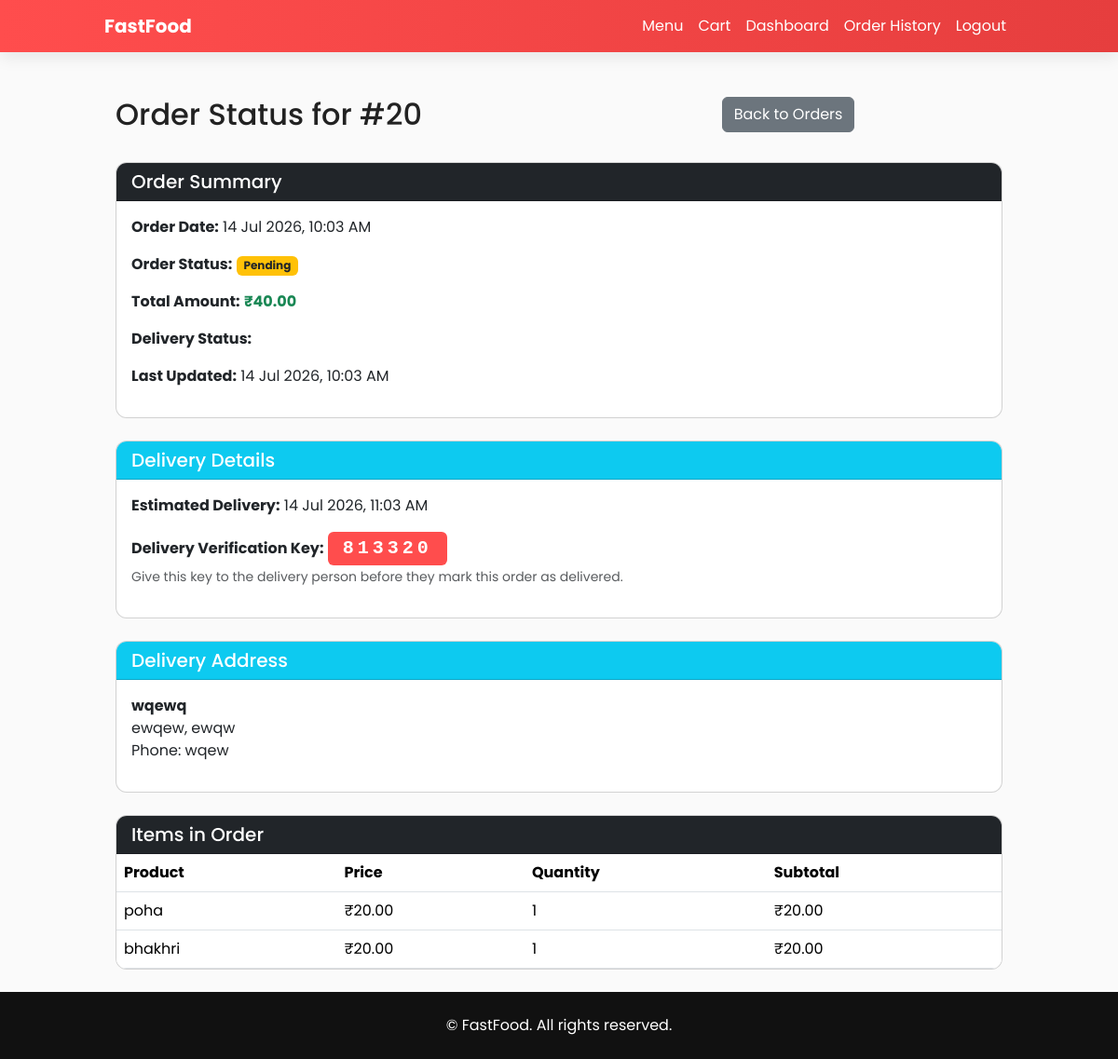
Before: /order-status/20/ (signed in) with the older database file.
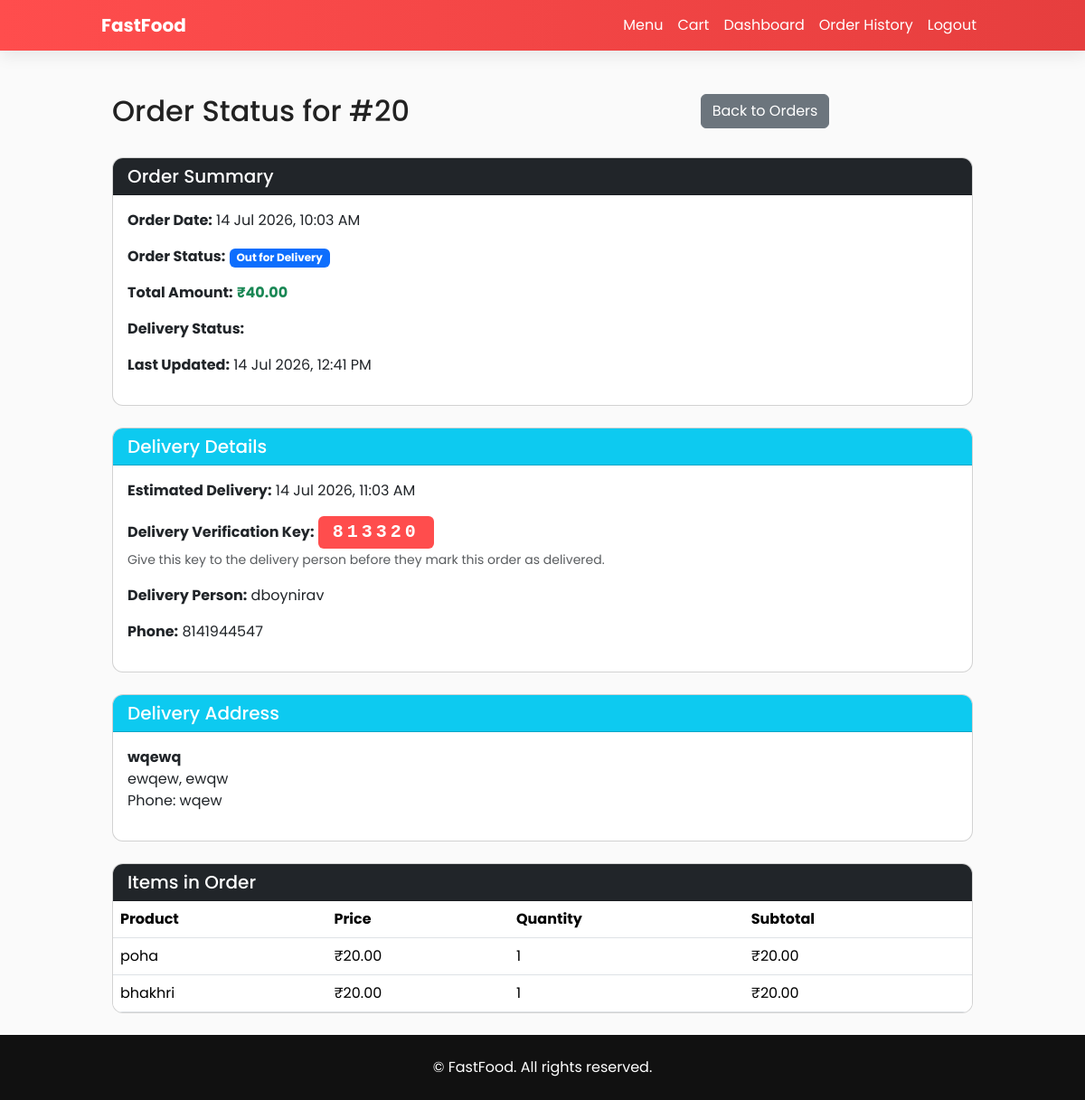
After: the same page with the newer database file.
### food_app/models.py (models this page shows, shortened)
class Order(models.Model):
    user = models.ForeignKey(User, on_delete=models.CASCADE)
    cart = models.ForeignKey(Cart, on_delete=models.SET_NULL, null=True, blank=True)
    total = models.DecimalField(max_digits=10, decimal_places=2)
    created_at = models.DateTimeField(default=timezone.now)
    status = models.CharField(max_length=20, default="Pending")
    delivery_address = models.ForeignKey(DeliveryAddress, on_delete=models.SET_NULL, null=True, blank=True)

class Delivery(models.Model):
    STATUS_CHOICES = [
        ('pending', 'Pending Assignment'),
        ('assigned', 'Assigned'),
        ('picked_up', 'Picked Up'),
        ('in_transit', 'In Transit'),
        ('delivered', 'Delivered'),
        ('cancelled', 'Cancelled'),
    ]
    order = models.OneToOneField(Order, on_delete=models.CASCADE, related_name="delivery")
    delivery_person = models.ForeignKey(DeliveryPerson, on_delete=models.SET_NULL, null=True, blank=True, related_name="deliveries")
    status = models.CharField(max_length=20, choices=STATUS_CHOICES, default='pending')
    estimated_delivery_time = models.DateTimeField(blank=True, null=True)
    actual_delivery_time = models.DateTimeField(blank=True, null=True)
    delivery_code = models.CharField(max_length=10, default="", blank=True)
    created_at = models.DateTimeField(default=timezone.now)
    updated_at = models.DateTimeField(auto_now=True)
    class Meta:
        verbose_name_plural = "Deliveries"

class DeliveryAddress(models.Model):
    user = models.ForeignKey(User, on_delete=models.CASCADE, related_name="delivery_addresses")
    street_address = models.CharField(max_length=255)
    city = models.CharField(max_length=100)
    postal_code = models.CharField(max_length=20)
    phone = models.CharField(max_length=20)
    latitude = models.FloatField(blank=True, null=True)
    longitude = models.FloatField(blank=True, null=True)
    is_default = models.BooleanField(default=False)
    created_at = models.DateTimeField(default=timezone.now)
    class Meta:
        verbose_name_plural = "Delivery Addresses"

class DeliveryPerson(models.Model):
    STATUS_CHOICES = [
        ('available', 'Available'),
        ('busy', 'Busy'),
        ('offline', 'Offline'),
    ]
    user = models.OneToOneField(User, on_delete=models.CASCADE, related_name="delivery_person")
    phone = models.CharField(max_length=20)
    vehicle_info = models.CharField(max_length=255, blank=True)
    status = models.CharField(max_length=20, choices=STATUS_CHOICES, default='available')
    current_latitude = models.FloatField(blank=True, null=True)
    current_longitude = models.FloatField(blank=True, null=True)
    total_deliveries = models.PositiveIntegerField(default=0)

### food_app/views.py (the view)
# urls.py: path("order-status/<int:order_id>/", views.order_status, name="order_status"),
@login_required(login_url="login")
def order_status(request, order_id):
    redirect_response = redirect_for_role(request)
    if redirect_response:
        return redirect_response
    order = get_object_or_404(Order, id=order_id, user=request.user)
    delivery = getattr(order, 'delivery', None)
    order_items = order.items.all()
    return render(request, "food_app/order_status.html", {
        "order": order,
        "delivery": delivery,
        "order_items": order_items,
    })

### food_app/models.py (called while the page is built)
    @property
    def subtotal(self):
        return self.quantity * self.price

### food_app/views.py (called while the page is built)
def get_user_role(user):
    try:
        return user.userprofile.role
    except UserProfile.DoesNotExist:
        return "customer"

def redirect_for_role(request):
    if request.user.is_authenticated:
        role = get_user_role(request.user)
        if role == "admin":
            messages.info(request, "Admin staff use the admin dashboard.")
            return redirect("admin_dashboard")
        if role == "delivery":
            messages.info(request, "Delivery staff use the delivery dashboard.")
            return redirect("delivery_dashboard")
    return None

### food_app/templates/food_app/order_status.html (shortened to what the changed rows need)
{% extends 'food_app/base.html' %}
{% block content %}
<div class="container mt-5">
    <div class="row mb-4">
        <div class="col-md-8">
            <h2>Order Status for #{{ order.id }}</h2>
        </div>
    </div>
    <div class="card mb-4">
        <div class="card-body">
            <p><strong>Order Date:</strong> {{ order.created_at|date:"d M Y, h:i A" }}</p>
            <p><strong>Order Status:</strong> <span class="badge {% if order.status == 'Delivered' %}bg-success{% elif order.status == 'Cancelled' %}bg-danger{% elif order.status == 'Out for Delivery' %}bg-primary{% elif order.status == 'Assigned' %}bg-info text-dark{% else %}bg-warning text-dark{% endif %}">{{ order.status }}</span></p>
            <p><strong>Total Amount:</strong> <strong class="text-success">₹{{ order.total }}</strong></p>
            {% if order.delivery %}
                <p><strong>Delivery Status:</strong> <span class="badge badge-{% if order.delivery.status == 'delivered' %}success{% elif order.delivery.status == 'cancelled' %}danger{% else %}warning{% endif %}">{{ order.delivery.get_status_display }}</span></p>
                <p><strong>Last Updated:</strong> {{ order.delivery.updated_at|date:"d M Y, h:i A" }}</p>
            {% endif %}
        </div>
    </div>
    {% if delivery %}
    <div class="card mb-4">
        <div class="card-body">
            {% if delivery.estimated_delivery_time %}
            <p><strong>Estimated Delivery:</strong> {{ delivery.estimated_delivery_time|date:"d M Y, h:i A" }}</p>
            {% endif %}
            {% if delivery.status != 'delivered' and delivery.delivery_code %}
            <p>
                <strong>Delivery Verification Key:</strong>
                <span class="badge fs-5 px-3 py-2" style="background:#ff4d4d;color:#fff;letter-spacing:4px;font-weight:700;font-family:monospace;">{{ delivery.delivery_code }}</span><br>
                <small class="text-muted">Give this key to the delivery person before they mark this order as delivered.</small>
            </p>
            {% endif %}
            {% if delivery.delivery_person %}
            <p><strong>Delivery Person:</strong> {{ delivery.delivery_person.user.get_full_name|default:delivery.delivery_person.user.username }}</p>
            <p><strong>Phone:</strong> {{ delivery.delivery_person.phone }}</p>
            {% endif %}
        </div>
    </div>
    {% endif %}
    {% if order.delivery_address %}
    <div class="card mb-4">
        <div class="card-header bg-info text-white">
            <h5 class="mb-0">Delivery Address</h5>
        </div>
        <div class="card-body">
            <p>
                <strong>{{ order.delivery_address.street_address }}</strong><br>
                {{ order.delivery_address.city }}, {{ order.delivery_address.postal_code }}<br>
                Phone: {{ order.delivery_address.phone }}
            </p>
        </div>
    </div>
    {% endif %}
    <div class="card">
        <div class="table-responsive">
            <table class="table table-hover mb-0">
                <thead class="thead-light">
                    <tr>
                        <th>Product</th>
                        <th>Price</th>
                        <th>Quantity</th>
                        <th>Subtotal</th>
                    </tr>
                </thead>
            </table>
        </div>
    </div>
</div>
{% endblock %}

Changed rows visible on the page:
changed Order "wqewq": status "Pending" → "Out for Delivery"; delivery.updated_at "14 Jul 2026, 10:03 AM" → "14 Jul 2026, 12:41 PM"
changed Delivery: delivery_person_id empty → 4 (drawn); delivery_person.user.get_full_name (not shown) → "dboynirav"; delivery_person.phone (not shown) → "8141944547"
Other visible differences:
text now shown: "Delivery Person: Phone:"
